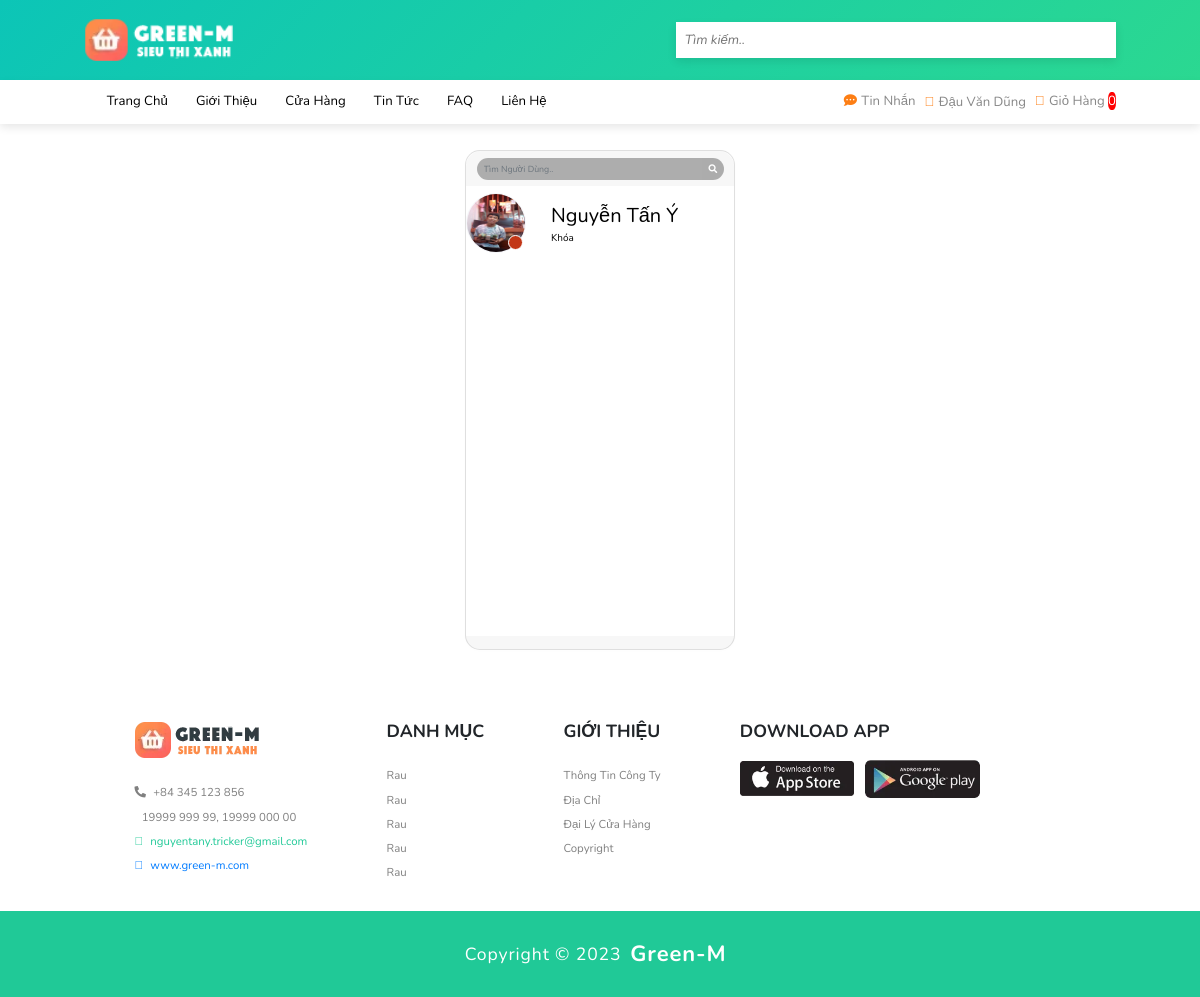
The page /public/index.php?act=message (signed in) on the database its author committed.
### tables this page shows
CREATE TABLE `messages` (
  `mess_id` int(123) NOT NULL,
  `mess_content` longblob NOT NULL,
  `account_from` int(123) NOT NULL,
  `account_to` int(123) NOT NULL,
  `reg_time` timestamp NOT NULL DEFAULT current_timestamp()
);

CREATE TABLE `account` (
  `account_id` int(123) NOT NULL,
  `account_name` longblob NOT NULL,
  `account_sex` varchar(3) NOT NULL,
  `account_address` varchar(80) NOT NULL,
  `account_number_pay` varchar(25) NOT NULL,
  `account_pay` varchar(15) NOT NULL,
  `account_avt` varchar(299) NOT NULL DEFAULT 'view/images/account/user.png',
  `account_username` varchar(30) NOT NULL,
  `account_email` varchar(40) NOT NULL,
  `account_verified_mail` varchar(15) NOT NULL DEFAULT 'Chưa xác thực',
  `account_phone` varchar(10) NOT NULL,
  `account_pass` varchar(100) NOT NULL,
  `account_position` varchar(20) NOT NULL DEFAULT 'Khách hàng',
  `account_notify` varchar(100) NOT NULL,
  `account_status` varchar(30) NOT NULL DEFAULT 'Offline',
  `time_reg` timestamp NOT NULL DEFAULT current_timestamp()
);

### public/model_dao/connect.php (called while the page is built, shortened)
<?php
    class dao_con {
        function conn_db() {
            $sqlServer = "mysql:host=localhost; dbname=green_m8683";
            $username = "root";
            $password = "";
            try {
                $conn = new PDO($sqlServer, $username, $password);
                $conn->setAttribute(PDO::ATTR_ERRMODE, PDO::ERRMODE_EXCEPTION);
            } catch(PDOException $e) {
                echo 'Ket noi database that bai do ' . $e->getMessage();
            }
            return $conn;
        }
        function conn_show_all($sql) {
            $conn = $this->conn_db();
            $sqlBindParam = array_slice(func_get_args(), 1);
            try {
                $stmt = $conn->prepare($sql);
                $stmt->execute($sqlBindParam);
                $ketqua = $stmt->fetchAll();
                return $ketqua;
            } catch (PDOException $e) {
                throw $e;
            } finally {
                unset($conn);
            }
        }
    }
?>

### public/model_dao/message.php (called while the page is built, shortened)
<?php
    include_once "connect.php";
    class mess_lass extends dao_con {
        function show_mess_to($a) {
            $sql = "SELECT messages.*, account.account_avt AS avt_user, account.account_name AS name_user, account.account_status as status_user
                FROM messages
                JOIN account ON messages.account_to = account.account_id
                WHERE messages.account_from = ? ORDER BY messages.mess_id DESC
            ";
            return $this->conn_show_all($sql, $a);
        }
    }
?>

### public/view/message.php (the view, shortened to what this page needs)
<br> <br>
<div class="container-fluid h-100">
    <div class="row justify-content-center h-100">
        <div class="col-md-4 col-xl-3 chat">
            <div class="card mb-sm-3 mb-md-0 contacts_card">
                <div class="card-header">
                    <div class="input-group">
                        <input type="text" placeholder="Tìm người dùng.." name="" class="form-control search">
                        <div class="input-group-prepend">
                            <span class="input-group-text search_btn"><i class="fas fa-search"></i></span>
                        </div>
                    </div>
                </div>
                <div class="card-body contacts_body">
                    <ul class="contacts">
                        <?php
                        $chua = array();
                        foreach ($show_mess_to as $items) {
                            extract($items);
                            if(!in_array($name_user, $chua)) {
                                $chua[] = $name_user;
                                echo '
                                <a href="?act=mess_chat&from=' . $account_from . '&to=' . $account_to . '" class="btn-mess">
                                    <li>
                                        <div class="d-flex bd-highlight">
                                            <div class="img_cont">
                                                <img src="' . $avt_user . '" class="rounded-circle user_img">
                                                ';
                                if ($status_user == "Online") {
                                    echo '<span class="online_icon"></span>';
                                } else {
                                    echo '<span class="offline-icon"></span>';
                                }
                                echo '
                                                    </div>
                                                    <div class="user_info">
                                                        <span style="color: black;">' . $name_user . '</span>
                                                        <p style="color: black;">' . $status_user . '</p>
                                                    </div>
                                                </div>
                                            </li>
                                        </a>
                                        <br>
                                    ';
                            }
                        }
                        ?>
                    </ul>
                </div>
                <div class="card-footer"></div>
            </div>
        </div>
    </div>
</div>

### public/view/css/style.css (style rules this page uses)
:root { --red: #dc3545; --orange: #fd7e14; --green: #28a745; --teal: #20c997; --info: #17a2b8; --blue: #007bff; --primary: #ff253a; }
* { margin: 0; padding: 0; box-sizing: border-box; outline: none; text-transform: capitalize; font-family: 'Nunito', sans-serif; text-decoration: none; border: none; transition: all .3s linear; }
html { font-size: 62.5%; overflow-x: hidden; scroll-behavior: smooth; scroll-padding-top: 6.5rem; }
body { background: #eff7fa; color: #888; }
@media (max-width: 1200px) { html { font-size: 55%; } }
.card { background-clip: padding-box; box-shadow: 0 1px 4px rgba(24, 28, 33, 0.012); }

### public/view/css/media.css (style rules this page uses)
@media (max-width: 1200px) { html { font-size: 55%; } }

### public/view/message.php (style rules this page uses)
.chat { margin-bottom: auto; }
.card { height: 500px; border-radius: 15px !important; }
.contacts_body { padding: 0.75rem 0 !important; overflow-y: auto; white-space: nowrap; }
.card-header { border-radius: 15px 15px 0 0 !important; border-bottom: 0 !important; }
.card-footer { border-radius: 0 0 15px 15px !important; border-top: 0 !important; }
.search { border-radius: 15px 0 0 15px !important; background-color: rgba(0, 0, 0, 0.3) !important; border: 0 !important; color: white !important; }
.search_btn { border-radius: 0 15px 15px 0 !important; background-color: rgba(0, 0, 0, 0.3) !important; border: 0 !important; color: white !important; cursor: pointer; }
.contacts { list-style: none; padding: 0; }
.user_img { height: 60px; width: 60px; border: 1.5px solid #f5f6fa; }
.img_cont { position: relative; height: 70px; width: 70px; }
.offline-icon { position: absolute; height: 15px; width: 15px; border-radius: 50%; bottom: 13px; right: 13px; border: 1.5px solid white; background-color: #c23616 !important; }
.user_info { margin-top: auto; margin-bottom: auto; margin-left: 15px; }
.user_info span { font-size: 20px; color: white; }
.user_info p { font-size: 10px; color: rgba(255, 255, 255, 0.6); }

### rows shown on the page
messages: account.account_avt (picture), account.account_name "Nguyễn Tấn Ý", account.account_status "Khóa"

### other values the page prints
$_SESSION['83x86']['account_name'] "Đậu Văn Dũng"
